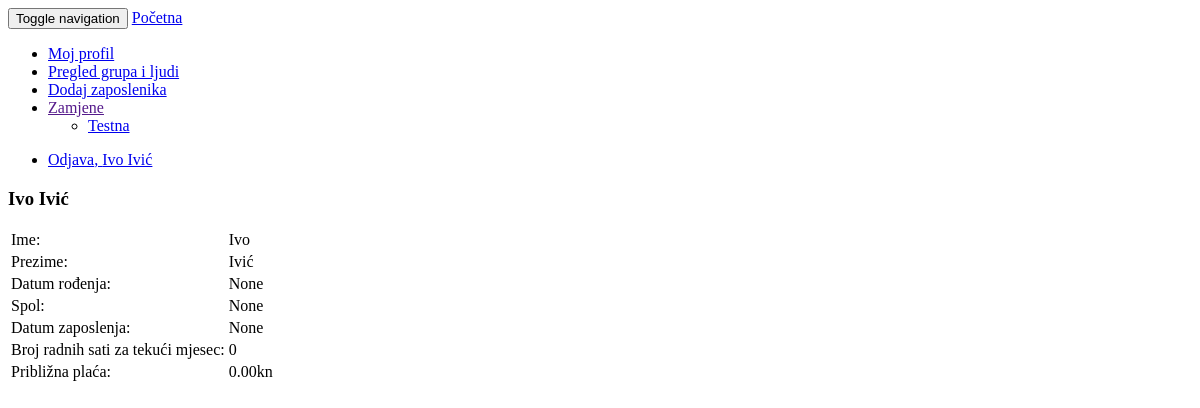
Page /schedule/1/info/ (signed in) on the earlier database version.
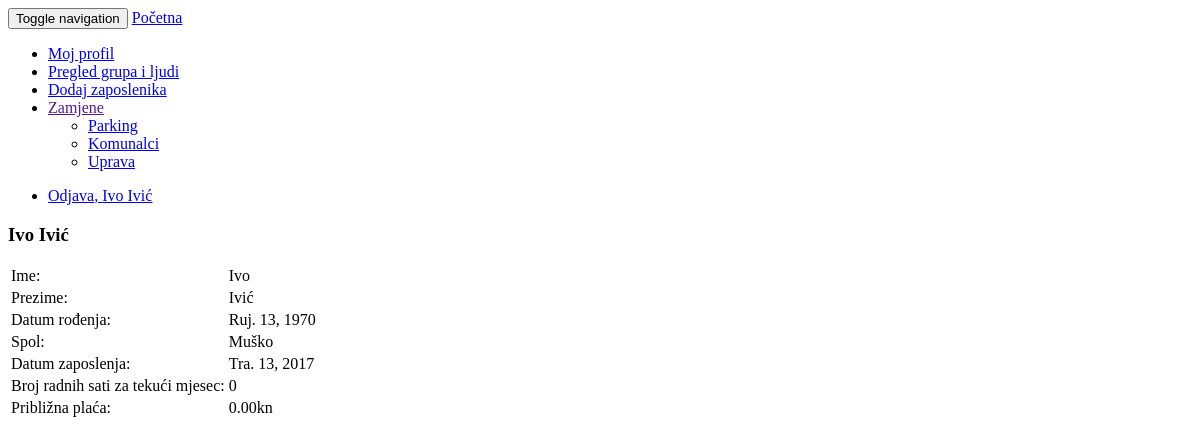
Same page on the later database version.
### schedule/models.py (models this page shows, shortened)
class Group(models.Model):
    group_name = models.CharField(max_length=30)
    supervisor = models.ForeignKey(User, related_name='+',)
    def __init__(self, *args, **kwargs):
        super(Group, self).__init__(*args, **kwargs)
        if hasattr(self, 'supervisor'):
            self.old_supervisor = self.supervisor
    def __unicode__(self):
        return self.group_name

class User_profile(models.Model):
    GENDER_CHOICES = (
        ('M', _('Male')),
        ('F', _('Female')),
    )
    user = models.OneToOneField(User, on_delete=models.CASCADE)
    user_groups = models.ManyToManyField(Group, verbose_name=_('User groups'))
    user_shift = models.ForeignKey(
        Week_shift, null=True, verbose_name=_('Week shift'))
    date_of_birth = models.DateField(
        null=True, blank=True, verbose_name=_('Date of birth'))
    gender = models.CharField(
        max_length=1, choices=GENDER_CHOICES, null=True, blank=True, verbose_name=_('Gender'))
    date_of_employment = models.DateField(
        null=True, blank=True, verbose_name=_('Date of employment'))
    default_wage = models.DecimalField(
        decimal_places=2, max_digits=5, default=0, blank=True, verbose_name=_('Default wage'))
    def __init__(self, *args, **kwargs):
        super(User_profile, self).__init__(*args, **kwargs)
        self.pending_requests = False
        if hasattr(self, 'user_shift'):
            self.old_shift = self.user_shift
    def has_pending_requests(self):
        self.get_pending_groups()
        return self.pending_requests
    def get_pending_groups(self):
        temp_groups = []
        for group in self.user_groups.all():
            if self.user.is_staff:
                query_1 = Swap.objects.filter(
                    group=group, resolved=False, receiver_status=True)
                number = query_1.count()
            else:
                query_1 = Swap.objects.filter(
                    group=group, resolved=False, receiver_status=False, schedule_1__user=self).exclude(user=self.user)
                query_2 = Swap.objects.filter(
                    group=group, resolved=False, receiver_status=False, schedule_2__user=self).exclude(user=self.user)
                number = (query_1 | query_2).count()
            if number != 0:
                self.pending_requests = True
            temp_groups.append((group, number))
        return temp_groups
    def get_current_working_hours(self):
        month_current = datetime.date.today()
        month_1st = month_current.replace(day=1)
        all_schedules = Schedule.objects.filter(
            date__range=[month_1st, month_current], user=self)
        time_sum = 0
        for schedule in all_schedules.all():
            if schedule.time_until and schedule.time_from:
                time_sum += schedule.time_until.hour - schedule.time_from.hour
        return time_sum
    def calculate_current_paycheck(self):
        return self.get_current_working_hours() * self.default_wage

class Schedule(models.Model):
    schedule = models.ForeignKey(
        "self",
        related_name='+',
        verbose_name=_('Parent schedule'),
        null=True,
        blank=True
    )
    date = models.DateField()
    time_from = models.TimeField(null=True, blank=True)
    time_until = models.TimeField(null=True, blank=True)
    user = models.ForeignKey(User_profile)

### schedule/views.py (the view)
# urls.py: url(r'^(?P<employee_id>\d+)/info/$', employee_info, name='employee_view'),
@login_required
def employee_info(request, employee_id):
    user = User_profile.objects.get(pk=employee_id)
    return render(request, "schedule/employee_info.html", {
        "user": user,
    })

### schedule/templates/schedule/employee_info.html (shortened to what this page needs)
{% extends "schedule/base.html" %}
{% load i18n %}
{% block "content" %}
<div class="panel panel-info">
  <div class="panel-heading">
    <h3 class="panel-title">{{ user.user.first_name }} {{ user.user.last_name }}</h3>
  </div>
  <div class="panel-body">
    <div class="row">
        <table class="table table-user-information">
          <tbody>
            <tr>
              <td>{% trans "Name" %}:</td>
              <td>{{ user.user.first_name }}</td>
            </tr>
            <tr>
              <td>{% trans "Last name" %}:</td>
              <td>{{ user.user.last_name }}</td>
            </tr>
            <tr>
              <td>{% trans "Date of birth" %}:</td>
              <td>{{ user.date_of_birth }}</td>
            </tr>
            <tr>
              <td>{% trans "Gender" %}:</td>
              <td>{{ user.get_gender_display }}</td>
            </tr>
            <tr>
              <td>{% trans "Date of employment" %}:</td>
              <td>{{ user.date_of_employment }}</td>
            </tr>
            <tr>
              <td>{% trans "Number of hours this month" %}:</td>
              <td>{{ user.get_current_working_hours }}</td>
            </tr>
            <tr>
              <td>{% trans "Calculated paycheck" %}:</td>
              <td>{{ user.calculate_current_paycheck }}kn</td>
            </tr>
          </tbody>
        </table>
    </div>
  </div>
</div>
{% endblock "content" %}

### schedule/templates/schedule/base.html (shortened to what this page needs)
{% load sekizai_tags assets i18n %}
<!DOCTYPE html>
<head>
    {% assets "schedule_css" %}
        {% addtoblock "css" %}
            <link media="screen" rel="stylesheet" type="text/css" href="{{ ASSET_URL }}">
        {% endaddtoblock %}
    {% endassets %}
<nav class="navbar navbar-default">
  <div class="container-fluid">
    <div class="navbar-header">
      <button type="button" class="navbar-toggle collapsed" data-toggle="collapse" data-target="#bs-example-navbar-collapse-1">
        <span class="sr-only">Toggle navigation</span>
      </button>
      <a class="navbar-brand" href="{% url 'index' %}">{% trans "Home" %}</a>
    </div>
    <div class="collapse navbar-collapse" id="bs-example-navbar-collapse-1">
      <ul class="nav navbar-nav">
{% block "navigation" %}
      <li>
        <a href="{% url 'employee_view' employee_id=user.pk %}">{% trans "My profile" %}</a>
      </li>
      {% if request.user.is_active and request.user.is_staff %}
        <li><a href="{% url 'groups_and_people_view' %}">{% trans "Overview of groups and people" %}</a></li>
        <li><a href="{% url 'add_user_view' %}">{% trans "Add employee" %}</a></li>
      {% endif %}
      <li class="dropdown">
        <a class="dropdown-toggle" data-toggle="dropdown" href="">{% trans "Swaps" %}
        {% if user.has_pending_requests %}<span class="notification-sign"></span>{% endif %}</a>
        <ul class="dropdown-menu">
          {% for group, notification in user.get_pending_groups %}
            <li><a href="{% url 'swaps_view' group_id=group.pk %}">{{ group }}
            {% if notification != 0 %}<span class="notification-number">{{ notification }}</span>{% endif %}</a></li>
          {% endfor %}
        </ul>
      </li>
{% endblock "navigation" %}
      </ul>
    <ul class="nav navbar-nav navbar-right">
      <li><a href="{% url 'logout' %}">{% trans "Logout" %}, {{ user.user.get_full_name }}</a></li>
    </ul>
    </div>
  </div>
</nav>
</head>
<body>
<div class="container">
  {% block "content" %}{% endblock "content" %}
</div>
</body>
</html>

Differences in the rows shown:
removed Group: group_name "Testna"
now on this page (row unchanged): Group: group_name "Parking"
now on this page (row unchanged): Group: group_name "Komunalci"
added Group: group_name "Uprava"
changed User_profile "Ivo": date_of_birth "None" → "Ruj. 13, 1970"; gender "None" → "Muško"; date_of_employment "None" → "Tra. 13, 2017"
